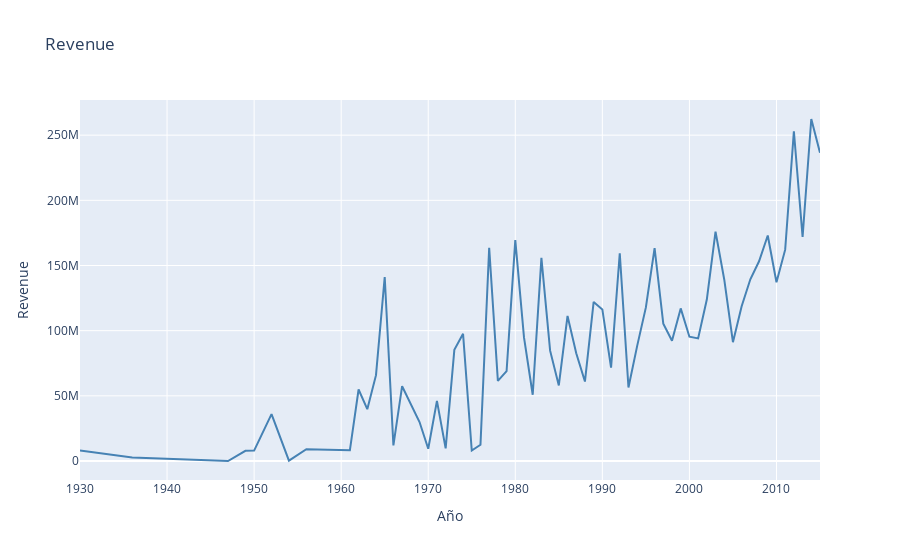

This figure's notebook cell:
### Code cell
df_aux = df_plots[df_plots['Action']==1].groupby(df_plots["release_date"].dt.year)['revenue'].mean().reset_index()[:-1]

fig = go.Figure()
fig.add_trace(
    go.Scatter(
        x = df_aux["release_date"],
        y = df_aux["revenue"],
        mode="lines",
        marker_color='steelblue'
    )
)
fig.update_layout(
    title = f"Revenue", 
    xaxis_title = "Año", 
    yaxis_title = "Revenue", 
    bargap = 0.1,
)

# Crear en la app una página para filtrar y ver la evolución para un género concreto, o cualquier otra variable
